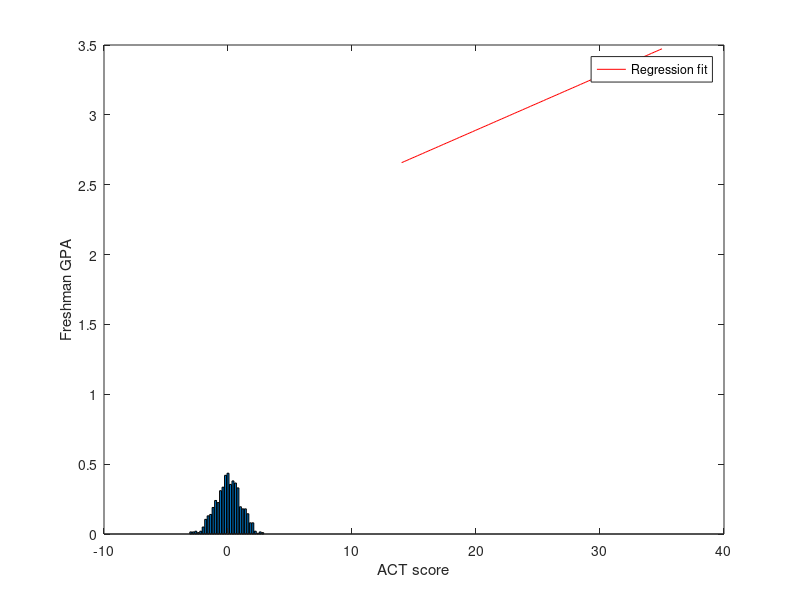

Write the MATLAB code that produced this figure. (Note: this script raises an error after producing the figure.)
% variables can be scalars, vectors, or matrices in matlab
% -- matrices are first class objects

a = 1

b = [1 2 3]

% transpose
b = b'

% column vector
b = [1; 2; 3]

% a semicolon suppresses output
c = [1 0 ; 0 1];

% there are commands for creating basic datastructures -- think of these as
% building blocks that you can compose to create more complicated
% datastructures
d = eye(2);

% matlab scripts can be thought of as a bunch of calculator inputs strung
% together.  Of course, one can write functions in matlab as well

% matlab has tons and tons of built in commands for doing just about
% everything.  For now we just want to get you used to the language and a
% few basic commands that will be useful for you later on

% to start we need data, we can either specify it by typing it in (like
% before)

output = [1 2 4 5 7 9];

% then we can plot the data
plot(output)

% if we don't specify options we get a line -- try

help plot

% to see what options are available for this or any other command

plot(output,'ko') 

% says plot the data using black circles instead of a line
% the x-axis data is implictly 1:6 (meaning [1 2 3 4 5 6] in this case,
% let's change that

% this tells you the length of a vector
length(output)

% so does 
size(output,2)

% this is a function to produce a linear spacing between a two points
% points where the intervals between the values are computed appropriately
input = linspace(-5,5,length(output))

% notice the x-axis now
plot(input,output,'ko')

% if we want to label ourplot we can add axis labels and a title... for
% instance

xlabel('Input') 
% here, anything contained in a '' is a string
ylabel('Output')
title('Scatter Plot')

% matlab interprets a subset of latex commands and they can be used in 
% figure captions, for instance

ylabel('\alpha, \beta')

% matlab has plenty of routines for reading in data, not only from files,
% but also from databases, spreadsheets, and websites.  We're going to
% stick with files in this class.  For instance
data = importdata('CH01PR19.txt')

% data is a num_rows by num_cols matrix
[num_rows, num_cols] = size(data)

% a subset of the matrix can be selected, : is shorthand for all rows or
% columns
output = data(:,1)
input = data(:,2)

% other subsets, including single elements can be selected
element = data(2,2)

% binary (or set indicator) indexing is more advanced 
indexes_of_interest = zeros(size(data));

% zeros makes a matrix of all zeros of a given size

% we will select two data items
indexes_of_interest(2,2) = 1;
indexes_of_interest(end,1) = 1;

% end is shorthand for the last element of a vector or the last allowable
% index in a particular dimension

% now we can use the binary indexes to grab the data.  logical converts
% real numbers to binary (logical) values
data(logical(indexes_of_interest))

% we can plot the real data now
plot(input,output,'ko')

% histogram
% generate standard normal random variables
a = randn(1, 1000);
hist(a); % the usual hist() function only gives you count histogram, we need to do some tricks to get the density histogram
[n,x] = hist(a, [-3:.2:3]); % -3:.2:3 generate a sequence from -3 to 3 with even intervals of .2
bar(x, n/(1000*.2));


% now we can start computing some regression stuff

% to compute the mean of the inputs we can write a for loop
X_bar = 0;
n = length(input);
for i=1:n
    X_bar = input(i) + X_bar;
end
X_bar = X_bar / n

% or a while loop
X_bar = 0;
n = length(input);
i = 1;
while i<=n
    X_bar = input(i) + X_bar;
    i=i+1;
end
X_bar = X_bar / n

% of course, it's even easier to write
X_bar = mean(input)

Y_bar = mean(output)

% we can compute the sum of squares of the inputs as well, now that we have the
% mean


SSX = 0;
n = length(input);
for i=1:n
    SSX = SSX+ (input(i) - X_bar)^2; % hat means square
end

SSX

% of course this is just the sample variance times n-1 so we can get this
% quantity this way as well -- be careful about the normalization used by
% matlab

SSX = var(input)*(n-1)

SSXY = 0;
n = length(input);
for i=1:n
    SSXY = SSXY+ (input(i) - X_bar)*(output(i)-Y_bar);
end

SSXY

cov_matrix = cov(input,output)*(n-1);
SSXY = cov_matrix(1,2)

% here we see the first numerical difference arising -- not a big deal

b_1 = SSXY/SSX

b_0 = (Y_bar-b_1*X_bar)

% now we can overlay the regression line

% make up some input points
x_plot = linspace(min(input),max(input),100);
y_plot = b_1*x_plot + b_0;  % vector times scalar plus scalar -- something fancy is going on here


% hold must be used to draw on top of old plots
hold on
rh = plot(x_plot,y_plot,'r-');
hold off
legend(rh,'Regression fit');
xlabel('ACT score');
ylabel('Freshman GPA');

% we can open another window
figure(2)
% function can be defined and used -- functions clean up your code a lot
plot_gpa_fit(input,output,b_1,b_0)

% looking ahead we can write a function that takes an input and an output
% and outputs b_1 and b_0 (functions in matlab can return more than one
% return value.  we will use the matrix linear regression formulation 
% in this demonstration

[b_1 b_0] = my_regress(input,output)

% we can use the statistics toolbox to manually calculate confidence
% intervals for, say, b_1

sum_e_squared = output-(b_1*input + b_0);
sum_e_squared = sum_e_squared.^2;
sum_e_squared = sum(sum_e_squared);

V_b_1_hat = (sum_e_squared/(n-2))/SSX;

alpha = .05;

confidence_interval_for_b_1 = [b_1 - tinv(1-alpha/2,n-2)*sqrt(V_b_1_hat) b_1 + tinv(1-alpha/2,n-2)*sqrt(V_b_1_hat)];
